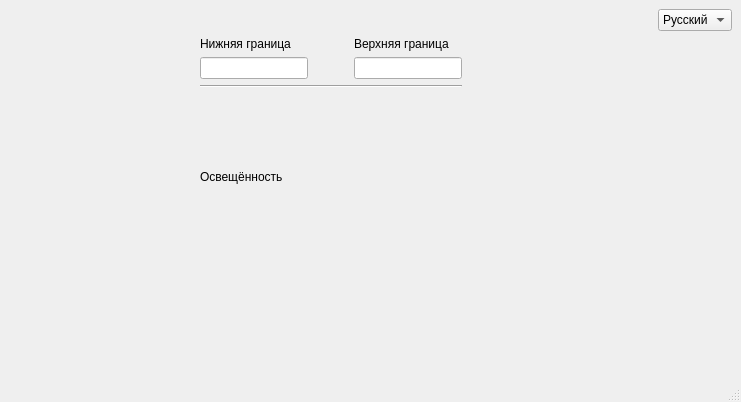
<?xml version="1.0" encoding="UTF-8"?>
<ui version="4.0">
 <class>MainWindow</class>
 <widget class="QMainWindow" name="MainWindow">
  <property name="geometry">
   <rect>
    <x>0</x>
    <y>0</y>
    <width>741</width>
    <height>402</height>
   </rect>
  </property>
  <property name="windowTitle">
   <string>MainWindow</string>
  </property>
  <widget class="QWidget" name="centralwidget">
   <layout class="QGridLayout" name="gridLayout_8">
    <item row="2" column="3">
     <spacer name="verticalSpacer_2">
      <property name="orientation">
       <enum>Qt::Vertical</enum>
      </property>
      <property name="sizeHint" stdset="0">
       <size>
        <width>20</width>
        <height>40</height>
       </size>
      </property>
     </spacer>
    </item>
    <item row="0" column="0">
     <spacer name="horizontalSpacer_2">
      <property name="orientation">
       <enum>Qt::Horizontal</enum>
      </property>
      <property name="sizeHint" stdset="0">
       <size>
        <width>40</width>
        <height>20</height>
       </size>
      </property>
     </spacer>
    </item>
    <item row="0" column="3">
     <widget class="QComboBox" name="comboBox">
      <item>
       <property name="text">
        <string>Русский</string>
       </property>
      </item>
      <item>
       <property name="text">
        <string>English</string>
       </property>
      </item>
      <item>
       <property name="text">
        <string>Deutsch</string>
       </property>
      </item>
     </widget>
    </item>
    <item row="0" column="1">
     <spacer name="horizontalSpacer">
      <property name="orientation">
       <enum>Qt::Horizontal</enum>
      </property>
      <property name="sizeHint" stdset="0">
       <size>
        <width>40</width>
        <height>20</height>
       </size>
      </property>
     </spacer>
    </item>
    <item row="1" column="1">
     <layout class="QVBoxLayout" name="verticalLayout">
      <item>
       <layout class="QHBoxLayout" name="horizontalLayout">
        <item>
         <layout class="QVBoxLayout" name="verticalLayout_3">
          <item>
           <widget class="QLabel" name="label_3">
            <property name="text">
             <string>Нижняя граница</string>
            </property>
           </widget>
          </item>
          <item>
           <widget class="QLineEdit" name="lineEdit_2"/>
          </item>
         </layout>
        </item>
        <item>
         <spacer name="horizontalSpacer_3">
          <property name="orientation">
           <enum>Qt::Horizontal</enum>
          </property>
          <property name="sizeHint" stdset="0">
           <size>
            <width>40</width>
            <height>20</height>
           </size>
          </property>
         </spacer>
        </item>
        <item>
         <layout class="QVBoxLayout" name="verticalLayout_2">
          <item>
           <widget class="QLabel" name="label_2">
            <property name="text">
             <string>Верхняя граница</string>
            </property>
           </widget>
          </item>
          <item>
           <widget class="QLineEdit" name="lineEdit"/>
          </item>
         </layout>
        </item>
       </layout>
      </item>
      <item>
       <widget class="Line" name="line">
        <property name="orientation">
         <enum>Qt::Horizontal</enum>
        </property>
       </widget>
      </item>
      <item>
       <spacer name="verticalSpacer_3">
        <property name="orientation">
         <enum>Qt::Vertical</enum>
        </property>
        <property name="sizeHint" stdset="0">
         <size>
          <width>20</width>
          <height>40</height>
         </size>
        </property>
       </spacer>
      </item>
      <item>
       <widget class="QLabel" name="label_4">
        <property name="text">
         <string>Освещённость</string>
        </property>
       </widget>
      </item>
      <item>
       <widget class="QLabel" name="label">
        <property name="text">
         <string/>
        </property>
       </widget>
      </item>
     </layout>
    </item>
    <item row="1" column="3">
     <spacer name="verticalSpacer">
      <property name="orientation">
       <enum>Qt::Vertical</enum>
      </property>
      <property name="sizeHint" stdset="0">
       <size>
        <width>20</width>
        <height>40</height>
       </size>
      </property>
     </spacer>
    </item>
    <item row="0" column="2">
     <spacer name="horizontalSpacer_4">
      <property name="orientation">
       <enum>Qt::Horizontal</enum>
      </property>
      <property name="sizeHint" stdset="0">
       <size>
        <width>40</width>
        <height>20</height>
       </size>
      </property>
     </spacer>
    </item>
   </layout>
  </widget>
  <widget class="QMenuBar" name="menubar">
   <property name="geometry">
    <rect>
     <x>0</x>
     <y>0</y>
     <width>741</width>
     <height>21</height>
    </rect>
   </property>
  </widget>
  <widget class="QStatusBar" name="statusbar"/>
 </widget>
 <resources/>
 <connections/>
</ui>
